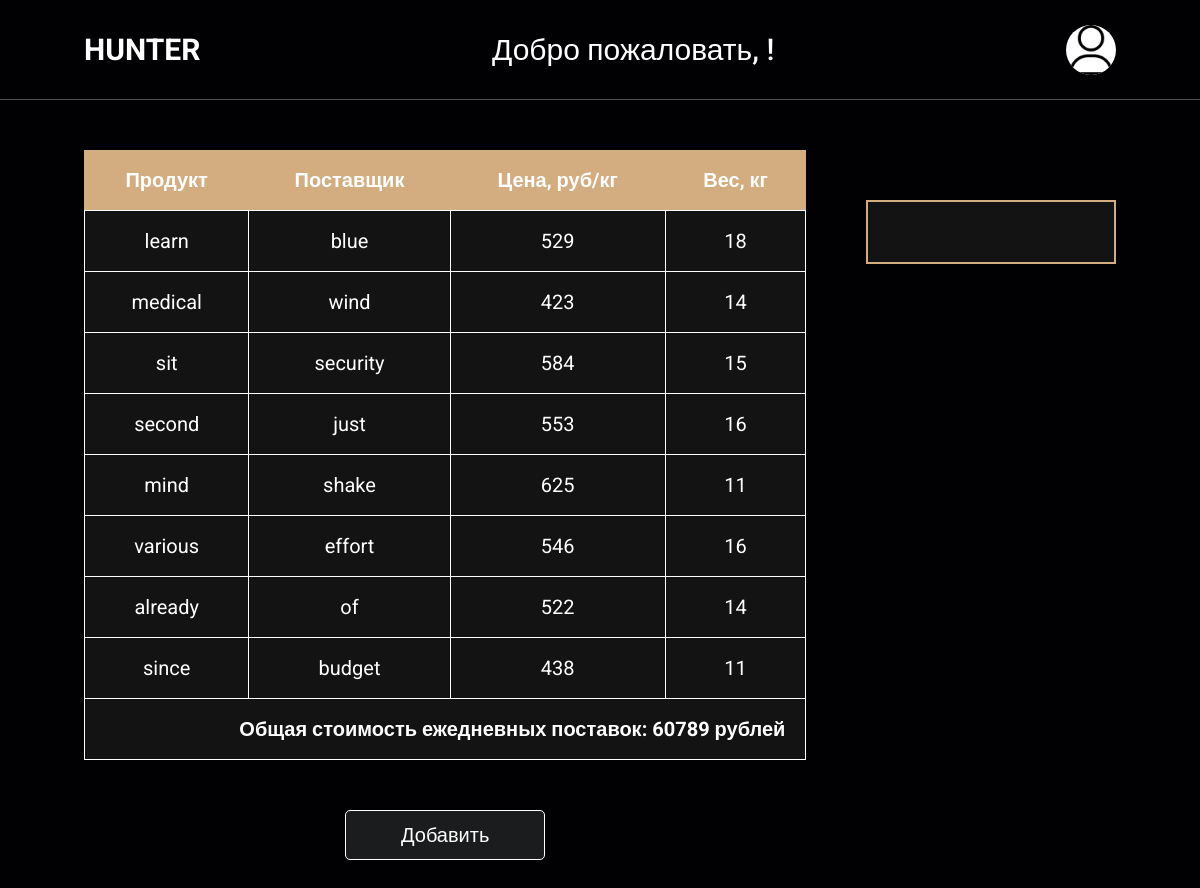
Before: /main/Hunter/admin/supplies with the older database file.
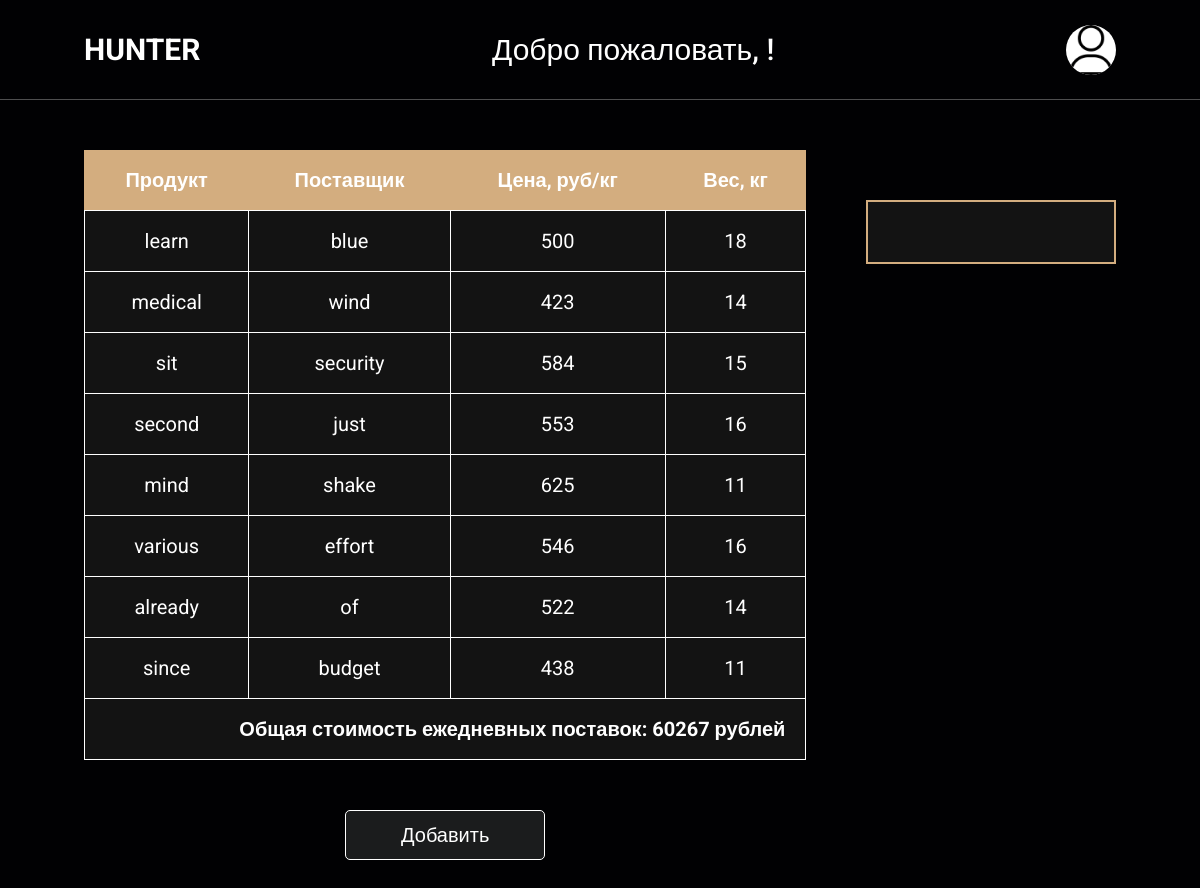
After: the same page with the newer database file.
### app/models.py (models this page shows)
class Supply(models.Model):
    name = models.CharField(blank=False, max_length=32)
    provider = models.CharField(blank=False, max_length=32)
    restaurant = models.ForeignKey('Restaurant', blank=False, on_delete=models.PROTECT, default="")
    price = models.IntegerField()
    weight = models.IntegerField()
    objects = SupplyManager()

### app/views.py (the view)
# urls.py: path("main/<str:restaurant_name>/admin/supplies", views.restaurantAdminSupplies, name="restaurantAdminSupplies"),
def restaurantAdminSupplies(request, restaurant_name):
    restaurant = models.Restaurant.objects.get_by_name(restaurant_name)[0]
    supplies = models.Supply.objects.get_all_by_restaurant(restaurant_name)
    sum_cost = models.Supply.objects.get_sum_cost_by_restaurant(restaurant_name)
    return render(request, "restaurant__admin-supplies.html", {"supplies": supplies, "sum_cost": sum_cost, "restaurant": restaurant})

### app/models.py (called while the page is built)
    def get_by_name(self, _name):
        return self.filter(name = _name)

    def get_all_by_restaurant(self, restaurant):
        return self.filter(restaurant__name=restaurant)

    def get_sum_cost_by_restaurant(self, restaurant):
        return self.filter(restaurant__name=restaurant).aggregate(total=Sum(F('price') * F('weight'), default=0))['total']

### cart/context_proccesors.py (called while the page is built)
def cart(request):
    return {'cart': Cart(request).cart}

### templates/restaurant__admin-supplies.html
{% extends 'layouts/restaurant__admin-base.html' %}
{% block content %}
<div class="fragment">
  <div class="supplies">
    <table>
        <thead>
          <tr>
            <th>Продукт</th>
            <th>Поставщик</th>
            <th>Цена, руб/кг</th>
            <th>Вес, кг</th>
          </tr>
        </thead>
        <tbody>
          {% for sup in supplies %}
          <tr class="clickable-row" data-href="{% url 'restaurantAdminSuppliesEdit' restaurant_name=restaurant.name supply_id=sup.id %}">
            <td>{{ sup.name }}</td>
            <td>{{ sup.provider }}</td>
            <td>{{ sup.price }}</td>
            <td>{{ sup.weight }}</td>
          </tr>
          {% endfor %}
          <tr>
            <td colspan="4" class="text-right text-bold">Общая стоимость ежедневных поставок: {{ sum_cost }} рублей</td>
          </tr>
        </tbody>
    </table>
    <div class="table__edit">
      <a href="{% url 'restaurantAdminSuppliesAdd' restaurant_name=restaurant.name %}"><button class="btn-2">Добавить</button></a>
    </div>
  </div>
</div>
{% endblock %}

Changed rows visible on the page:
changed Supply "learn": price "529" → "500"
Other visible differences:
{{ sum_cost }}: "60789" → "60267"
